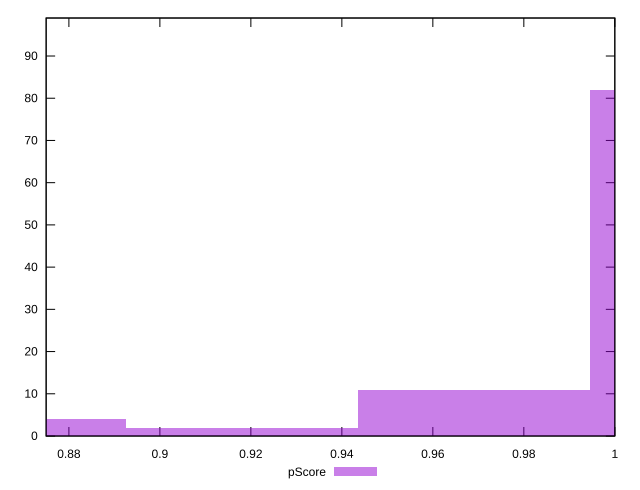

This figure's gnuplot source:
reset

$pScore <<EOF
1.0201071525315226 82
0.9691017949049465 11
0.8670910796517942 4
0.9180964372783704 2
EOF

set key outside below
set boxwidth 0.05100535762657613
set xrange [0.875:1]
set yrange [0:99]
set trange [0:99]
set style fill transparent solid 0.5 noborder
set terminal svg size 640, 490 enhanced background rgb 'white'
set output "reports/report_00030_2021-02-24T20-42-31.540Z/unminified-javascript/samples/card/pScore/histogram.svg"

plot $pScore title "pScore" with boxes

reset
